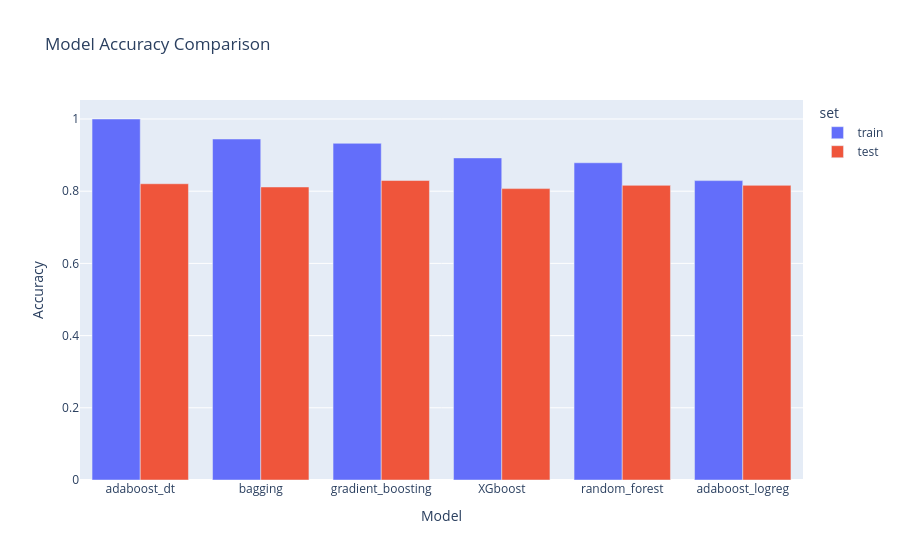

Notebook code for this chart:
### Code cell
fig = px.bar(
    scores_df,
    x='model',
    y='accuracy',
    barmode='group',
    color='set',
    title='Model Accuracy Comparison',
    labels={'model': 'Model', 'accuracy': 'Accuracy'}
)
fig.show()

### Figure 1 — Plotly figure (JSON) as saved in the notebook; plotly's stock layout.template omitted (floating-point values rounded to 4 significant figures)
{"data": [{"alignmentgroup": "True", "hovertemplate": "set=train<br>Model=%{x}<br>Accuracy=%{y}<extra></extra>", "legendgroup": "train", "marker": {"color": "#636efa", "pattern": {"shape": ""}}, "name": "train", "offsetgroup": "train", "orientation": "v", "showlegend": true, "textposition": "auto", "type": "bar", "x": ["adaboost_dt", "bagging", "gradient_boosting", "XGboost", "random_forest", "adaboost_logreg"], "xaxis": "x", "y": [1, 0.9446, 0.9326, 0.8922, 0.8787, 0.8293], "yaxis": "y"}, {"alignmentgroup": "True", "hovertemplate": "set=test<br>Model=%{x}<br>Accuracy=%{y}<extra></extra>", "legendgroup": "test", "marker": {"color": "#EF553B", "pattern": {"shape": ""}}, "name": "test", "offsetgroup": "test", "orientation": "v", "showlegend": true, "textposition": "auto", "type": "bar", "x": ["gradient_boosting", "adaboost_dt", "random_forest", "adaboost_logreg", "bagging", "XGboost"], "xaxis": "x", "y": [0.8296, 0.8206, 0.8161, 0.8161, 0.8117, 0.8072], "yaxis": "y"}], "layout": {"barmode": "group", "legend": {"title": {"text": "set"}, "tracegroupgap": 0}, "title": {"text": "Model Accuracy Comparison"}, "xaxis": {"anchor": "y", "domain": [0, 1], "title": {"text": "Model"}}, "yaxis": {"anchor": "x", "domain": [0, 1], "title": {"text": "Accuracy"}}}}
